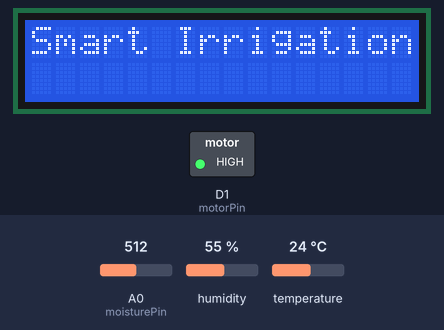
A sketch run on a simulated ESP8266 (NodeMCU). Shown: 16×2 character LCD, switched loads named in the sketch (green lamp = pin HIGH). Inputs (shaded band) come from the test bench; at power-on: A0 (moisturePin) = 512, humidity 55 %, temperature 24 °C. WiFi joins after 1.5 s; servers stay silent unless stated; what the sketch prints to the serial monitor is not drawn.

Above: at 3.2 s.
3.3 s: A0 (moisturePin) set to 502
At 9.0 s:
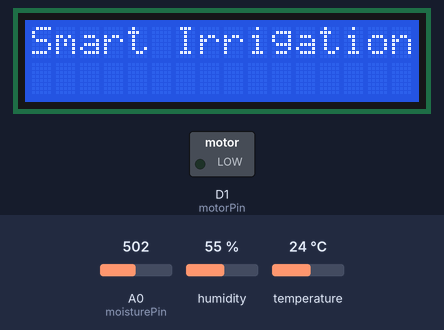
9.3 s: A0 (moisturePin) set to 716
At 10.6 s:
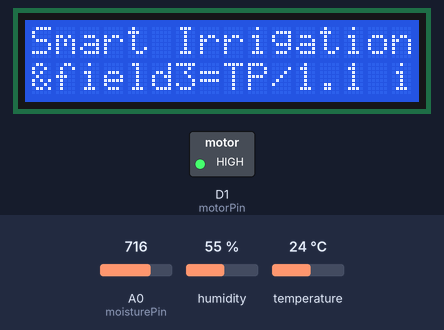
11.7 s: A0 (moisturePin) set to 511
At 13.0 s:
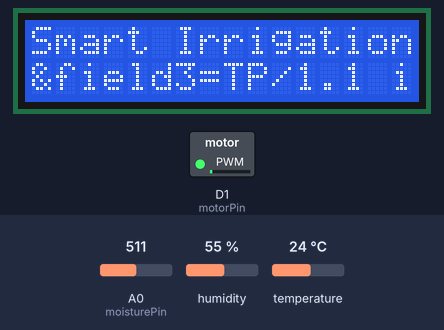
17.7 s: humidity set to 40 %
At 21.0 s:
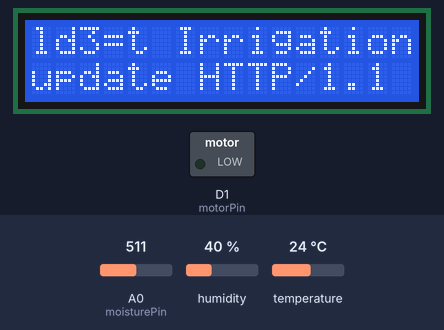
21.9 s: A0 (moisturePin) set to 900
At 22.6 s:
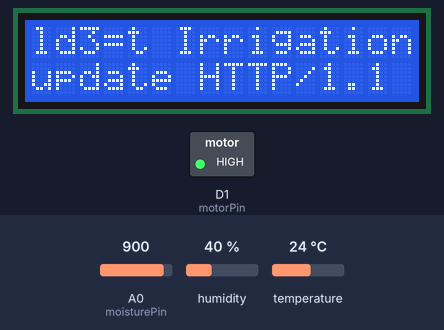
23.4 s: A0 (moisturePin) set to 306
At 31.2 s:
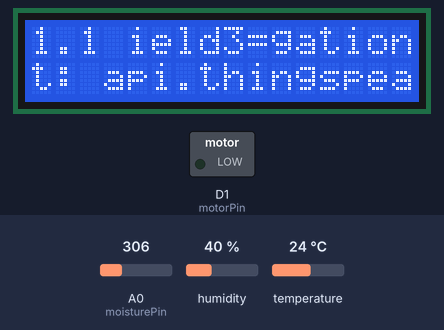
Timing chart, 0 to 32.1 s (numbered marks = the images above; inputs shaded):
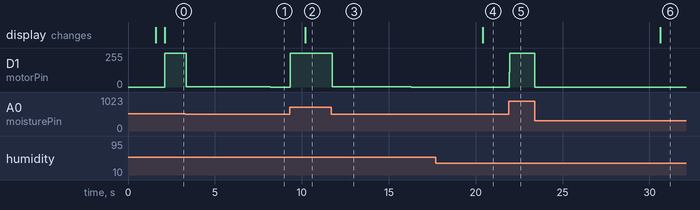

The sketch:

smarttest.ino
```cpp
#include "DHT.h"
#include <ESP8266WiFi.h>
#include <LiquidCrystal.h>
#include <WiFiManager.h>
WiFiClient client;

const char* server = "api.thingspeak.com";
const char* ssid =  "APTECHUNI";     // replace with your wifi ssid and wpa2 key
const char* pass =  "password6";

String apiKey = "D0EIVSGKUK3L33BC";     //   Enter your Write API key here

#define DHTPIN D3          // GPIO Pin where the dht11 is connected
#define DHTTYPE DHT11
DHT dht(DHTPIN, DHTTYPE);
float h;                  // humidity reading
float t;                  //temperature reading

const int motorPin = D1;

const int moisturePin = A0;             // moisteure sensor pin
float moisturePercentage;              //moisture reading


const int RS = D2, EN = D4, d4 = D5, d5 = D6, d6 = D7, d7 = D8;
LiquidCrystal lcd(RS, EN, d4, d5, d6, d7);

unsigned long interval = 10000;
unsigned long previousMillis = 0;
unsigned long interval1 = 1000;
unsigned long previousMillis1 = 0;


void setup() {
  // put your setup code here, to run once:
//     WiFi.mode(WIFI_STA); // explicitly set mode, esp defaults to STA+AP
    // it is a good practice to make sure your code sets wifi mode how you want it.

    // put your setup code here, to run once:
    Serial.begin(115200);
//      Serial.begin(9600);

    //WiFiManager, Local intialization. Once its business is done, there is no need to keep it around
    WiFiManager wm;

    // reset settings - wipe stored credentials for testing
    // these are stored by the esp library
     wm.resetSettings();

    // Automatically connect using saved credentials,
    // if connection fails, it starts an access point with the specified name ( "AutoConnectAP"),
    // if empty will auto generate SSID, if password is blank it will be anonymous AP (wm.autoConnect())
    // then goes into a blocking loop awaiting configuration and will return success result

    bool res;
    // res = wm.autoConnect(); // auto generated AP name from chipid
    // res = wm.autoConnect("AutoConnectAP"); // anonymous ap
    res = wm.autoConnect("Plantbro","password"); // password protected ap

    if(!res) {
        Serial.println("Failed to connect");
         ESP.restart();
    }
    else {
        //if you get here you have connected to the WiFi
        Serial.println("WiFi connected");
    }

  delay(10);

  pinMode(motorPin, OUTPUT);
  digitalWrite(motorPin, LOW); // keep motor off initally

  dht.begin();

  lcd.begin(16, 2);
  lcd.setCursor(0,0);
  lcd.print("Aptech Vision'22");


  Serial.println("Connecting to ");
  Serial.println(ssid);
  WiFi.begin(ssid, pass);
  while (WiFi.status() != WL_CONNECTED)
  {
    delay(500);
    Serial.print(".");              // print ... till not connected
  }
  Serial.println("");
  Serial.println("WiFi connected");

  lcd.print("WiFi connected");
  delay(500);

  lcd.clear();
  lcd.setCursor(0, 0);
  lcd.print("Smart Irrigation");
}

void loop() {
  // put your main code here, to run repeatedly:
  unsigned long currentMillis = millis(); // grab current time

  char data[]= "";


  h = dht.readHumidity();     // read humiduty
  t = dht.readTemperature();     // read temperature
  if (isnan(h) || isnan(t))
  {
    Serial.println("Failed to read from DHT sensor!");
    return;
  }


    moisturePercentage = ( 100.00 - ( (analogRead(moisturePin) / 1023.00) * 100.00 ) );
    if ((unsigned long)(currentMillis - previousMillis1) >= interval1) {
      Serial.println("---------------");
      Serial.print("Temperature: ");
      Serial.print(t);
      Serial.println(" C,");
      Serial.print("Humidity: ");
      Serial.print(h);
      Serial.println(" ");
      Serial.print("Soil Moisture is  = ");
      Serial.print(moisturePercentage);
      Serial.println("%");


      previousMillis1 = millis();
    }

    if (moisturePercentage < 50) {
      digitalWrite(motorPin, HIGH);         // tun on motor
    }
    if (moisturePercentage > 50 && moisturePercentage < 55) {
      digitalWrite(motorPin, HIGH);        //turn on motor pump
    }
    if (moisturePercentage > 50) {
      digitalWrite(motorPin, LOW);          // turn off mottor
    }


    if ((unsigned long)(currentMillis - previousMillis) >= interval) {
      sendThingspeak();           //send data to thing speak
      previousMillis = millis();


      lcd.setCursor(0, 1);


      lcd.print("M: " + char(moisturePercentage));
      lcd.print("H: " + char(h));
      lcd.print("T: " + char(t));


      client.stop();
    }


}


void sendThingspeak() {
  if (client.connect(server, 80))
  {
    String postStr = apiKey;              // add api key in the postStr string
    postStr += "&field1=";
    postStr += String(moisturePercentage);    // add mositure reading
    postStr += "&field2=";
    postStr += String(t);                 // add tempr readin
    postStr += "&field3=";
    postStr += String(h);                  // add humidity readin
    postStr += "\r\n\r\n";

    client.print("POST /update HTTP/1.1\n");
    client.print("Host: api.thingspeak.com\n");
    client.print("Connection: close\n");
    client.print("X-THINGSPEAKAPIKEY: " + apiKey + "\n");
    client.print("Content-Type: application/x-www-form-urlencoded\n");
    client.print("Content-Length: ");
    client.print(postStr.length());           //send lenght of the string
    client.print("\n\n");
    client.print(postStr);                      // send complete string
    Serial.print("Moisture Percentage: ");
    Serial.println(moisturePercentage);
    Serial.print("%. Temperature: ");
    Serial.print(t);
    Serial.print(" C, Humidity: ");
    Serial.println(h);
    Serial.println("%. Sent to Thingspeak.");
  }

}
```

Measured:
- the behaviour switches between 512 and 511 on A0 (moisturePin) (found by bisection; images 0 and 1)
- after the input at 3.3 s, D1 (motorPin): 255/255 → 2/255 at once, → 0/255 4.8 s later
- after the input at 9.3 s, D1 (motorPin): 0/255 → 255/255 at once; the display: changes after 0.91 s (image 2)
- after the input at 11.7 s, D1 (motorPin): 255/255 → 2/255 at once, → 0/255 4.6 s later
- after the input at 17.7 s, the display: changes after 2.7 s (image 4)
- after the input at 21.9 s, D1 (motorPin): 0/255 → 255/255 at once
- after the input at 23.4 s, D1 (motorPin): 255/255 → 0/255 at once; the display: changes after 7.2 s (image 6)
